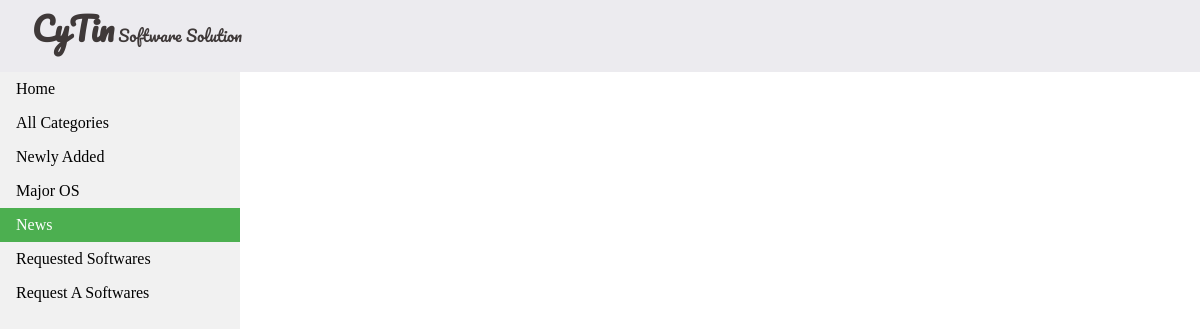
The app's page /news, older data.
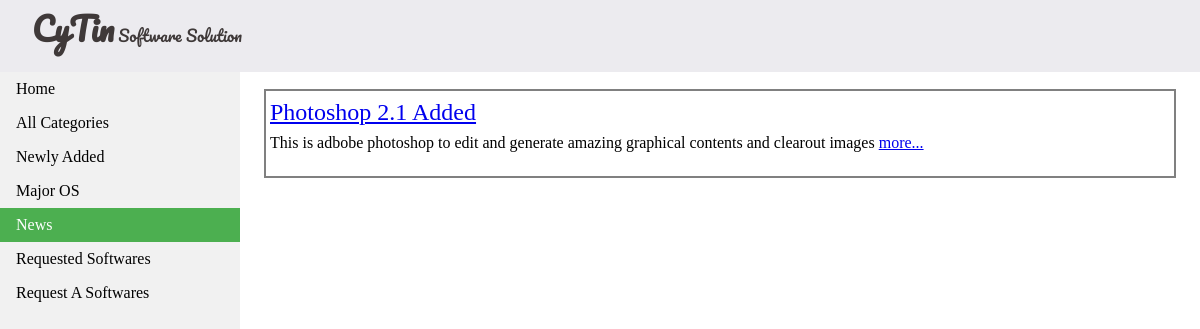
The same page, newer data.
### CyTin_View/models.py (models this page shows, shortened)
class News(models.Model):
	title 		= models.CharField(max_length=20, null=False)
	timestamp 	= models.DateTimeField(auto_now_add=True)
	short_descr = models.CharField(max_length=300, null=False)
	descr 		= models.CharField(max_length=600, null=False)

### CyTin_View/views.py (the view)
# urls.py: url(r'^news$', news),
def news(request):
	query = News.objects.all().order_by("-timestamp")
	context = {
		"news_list" : query,
		"active" 	: "news",
	}
	return render(request, "news.html", context)

### templates/news.html (shortened to what this page needs)
{% include "header.html" %}
<div class="main-area">
      {% for news in news_list %}
        <div class="item">
          <div class="item-title">
            <a href="/news/{{ news.pk }}">{{ news.title }}</a>
          </div>
          <div class="item-description"> {{news.short_descr}} <a href="/news/{{ news.pk }}"> more...</a>
          </div>
          <div class="item-category">
          </div>
        </div>
    {% endfor %}
</div>
{% load static %}
{% include "footer.html" %}

Row changes from the older to the newer data that the page shows:
added News: title "Photoshop 2.1 Added", short_descr "This is adbobe photoshop to edit and generate amazing graphical contents and clearout images"
